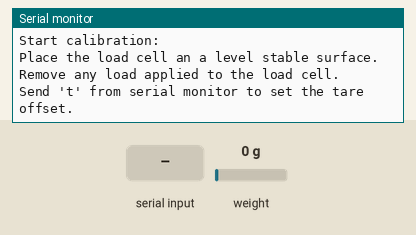
Simulated run of this program. Board: ESP32. Shown: the last lines printed to the serial monitor. The test bench sets the inputs (shaded band); at power-on: weight on the scale 0 g. WiFi joins after 1.5 s; servers stay silent unless stated; storage starts empty; EEPROM starts erased.

Above: at 5.2 s.
5.3 s: "t90\n" received over Serial
At 6.2 s:
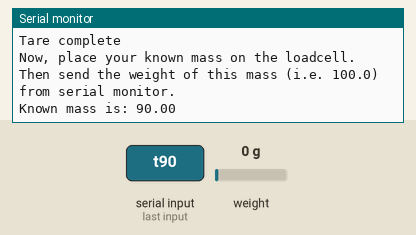
6.8 s: "y90\n" received over Serial
At 8.1 s:
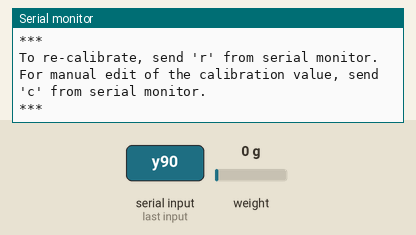
8.4 s: "c90\n" received over Serial
At 9.6 s:
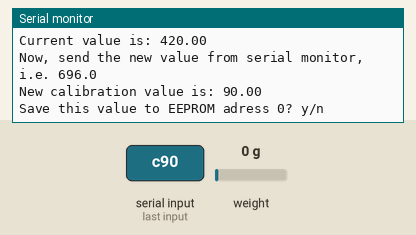
9.9 s: "y:45\n" received over Serial
At 10.8 s:
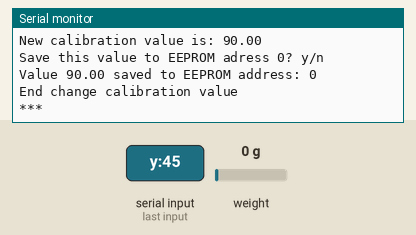

Measured:
- after the input at 5.3 s, the serial monitor: prints a new line at once (image 1)
- after the input at 6.8 s, the serial monitor: prints a new line after 0.12 s (image 2)
- after the input at 8.4 s, the serial monitor: prints a new line at once (image 3)
- after the input at 9.9 s, the serial monitor: prints a new line at once (image 4)

The program:

main.cpp
```cpp
#include <Wire.h>
#include <WiFi.h>
#include <Arduino.h>
#include <WebServer.h>
#include <LittleFS.h>
#include <HX711_ADC.h>
#include <esp_wifi.h>
#if defined(ESP8266) || defined(ESP32) || defined(AVR)
#include <EEPROM.h>
#endif

// Define GPIOs
const int lightreader = 36;
const int HX711_dout = 17; // mcu > HX711 dout pin
const int HX711_sck = 16;  // mcu > HX711 sck pin

// I2C Configuration
#define I2C_MASTER_SCL_IO 22
#define I2C_MASTER_SDA_IO 21
#define I2C_MASTER_FREQ_HZ 100000

// Wi-Fi Configuration
const char *ssid = "VCS Smart Bin Portal";
// const char *ssid = "PenTest Warriors";
const char *password = "Penwarriorz23";

// Controller Configuration
const int id = 1;

// HX711 constructor:
HX711_ADC LoadCell(HX711_dout, HX711_sck);

WebServer server(80);

// Function to initialize I2C
void i2c_master_init()
{
  Wire.begin(I2C_MASTER_SDA_IO, I2C_MASTER_SCL_IO);
  Wire.setClock(I2C_MASTER_FREQ_HZ);
  Serial.println("I2C initialized successfully");
}

void i2c_scanner();

void i2c_scanner()
{
  Serial.println("Scanning I2C devices...");
  for (uint8_t addr = 1; addr < 127; addr++)
  {
    Wire.beginTransmission(addr);
    if (Wire.endTransmission() == 0)
    {
      Serial.print("Found I2C device at address: 0x");
      Serial.println(addr, HEX);
    }
  }
  Serial.println("I2C scan complete.");
}

// HTML handler function
void handleRoot()
{
  File file = LittleFS.open("/index.html", "r");
  if (!file)
  {
    server.send(500, "text/plain", "Failed to load homepage");
    return;
  }
  server.streamFile(file, "text/html");
  file.close();
}

const int calVal_eepromAdress = 0;
unsigned long t = 0;

void calibrate()
{
  Serial.println("***");
  Serial.println("Start calibration:");
  Serial.println("Place the load cell an a level stable surface.");
  Serial.println("Remove any load applied to the load cell.");
  Serial.println("Send 't' from serial monitor to set the tare offset.");

  boolean _resume = false;
  while (_resume == false)
  {
    LoadCell.update();
    if (Serial.available() > 0)
    {
      if (Serial.available() > 0)
      {
        char inByte = Serial.read();
        if (inByte == 't')
          LoadCell.tareNoDelay();
      }
    }
    if (LoadCell.getTareStatus() == true)
    {
      Serial.println("Tare complete");
      _resume = true;
    }
  }

  Serial.println("Now, place your known mass on the loadcell.");
  Serial.println("Then send the weight of this mass (i.e. 100.0) from serial monitor.");

  float known_mass = 0;
  _resume = false;
  while (_resume == false)
  {
    LoadCell.update();
    if (Serial.available() > 0)
    {
      known_mass = Serial.parseFloat();
      if (known_mass != 0)
      {
        Serial.print("Known mass is: ");
        Serial.println(known_mass);
        _resume = true;
      }
    }
  }

  LoadCell.refreshDataSet();                                          // refresh the dataset to be sure that the known mass is measured correct
  float newCalibrationValue = LoadCell.getNewCalibration(known_mass); // get the new calibration value

  Serial.print("New calibration value has been set to: ");
  Serial.print(newCalibrationValue);
  Serial.println(", use this as calibration value (calFactor) in your project sketch.");
  Serial.print("Save this value to EEPROM adress ");
  Serial.print(calVal_eepromAdress);
  Serial.println("? y/n");

  _resume = false;
  while (_resume == false)
  {
    if (Serial.available() > 0)
    {
      char inByte = Serial.read();
      if (inByte == 'y')
      {
#if defined(ESP8266) || defined(ESP32)
        EEPROM.begin(512);
#endif
        EEPROM.put(calVal_eepromAdress, newCalibrationValue);
#if defined(ESP8266) || defined(ESP32)
        EEPROM.commit();
#endif
        EEPROM.get(calVal_eepromAdress, newCalibrationValue);
        Serial.print("Value ");
        Serial.print(newCalibrationValue);
        Serial.print(" saved to EEPROM address: ");
        Serial.println(calVal_eepromAdress);
        _resume = true;
      }
      else if (inByte == 'n')
      {
        Serial.println("Value not saved to EEPROM");
        _resume = true;
      }
    }
  }

  Serial.println("End calibration");
  Serial.println("***");
  Serial.println("To re-calibrate, send 'r' from serial monitor.");
  Serial.println("For manual edit of the calibration value, send 'c' from serial monitor.");
  Serial.println("***");
}

void changeSavedCalFactor()
{
  float oldCalibrationValue = LoadCell.getCalFactor();
  boolean _resume = false;
  Serial.println("***");
  Serial.print("Current value is: ");
  Serial.println(oldCalibrationValue);
  Serial.println("Now, send the new value from serial monitor, i.e. 696.0");
  float newCalibrationValue;
  while (_resume == false)
  {
    if (Serial.available() > 0)
    {
      newCalibrationValue = Serial.parseFloat();
      if (newCalibrationValue != 0)
      {
        Serial.print("New calibration value is: ");
        Serial.println(newCalibrationValue);
        LoadCell.setCalFactor(newCalibrationValue);
        _resume = true;
      }
    }
  }
  _resume = false;
  Serial.print("Save this value to EEPROM adress ");
  Serial.print(calVal_eepromAdress);
  Serial.println("? y/n");
  while (_resume == false)
  {
    if (Serial.available() > 0)
    {
      char inByte = Serial.read();
      if (inByte == 'y')
      {
#if defined(ESP8266) || defined(ESP32)
        EEPROM.begin(512);
#endif
        EEPROM.put(calVal_eepromAdress, newCalibrationValue);
#if defined(ESP8266) || defined(ESP32)
        EEPROM.commit();
#endif
        EEPROM.get(calVal_eepromAdress, newCalibrationValue);
        Serial.print("Value ");
        Serial.print(newCalibrationValue);
        Serial.print(" saved to EEPROM address: ");
        Serial.println(calVal_eepromAdress);
        _resume = true;
      }
      else if (inByte == 'n')
      {
        Serial.println("Value not saved to EEPROM");
        _resume = true;
      }
    }
  }
  Serial.println("End change calibration value");
  Serial.println("***");
}

int read_light()
{
  int light = analogRead(lightreader);
  return light;
}

boolean newDataReady = false;

float read_weight()
{
  if (newDataReady) {
    newDataReady = false;
    return LoadCell.getData();
  }
  return -1;
}

String date = __DATE__;
int previous_day = 0;

void update_date(int days) {
  String month = date.substring(0, 3);
  int day = date.substring(4, 6).toInt();
  int year = date.substring(7, 11).toInt();
  day += days - previous_day;
  previous_day = days;
  date = month + " " + String(day) + " " + String(year);
}

String get_time() {
  String time = __TIME__;
  int delimit = time.indexOf(":");

  long long hour = time.substring(0, delimit).toInt();
  time = time.substring(delimit + 1);
  delimit = time.indexOf(":");
  long long minute = time.substring(0, delimit).toInt();
  time = time.substring(delimit + 1);
  long long second = time.toInt();

  second += millis() / 1000;
  minute += second / 60;
  second %= 60;
  hour += minute / 60;
  minute %= 60;
  update_date(hour / 24);
  hour %= 24;
  return String(hour) + ":" + String(minute) + ":" + String(second);
}

// API to send JSON data
void handleData()
{
  // copy paste each line to add data to be sent through json (remember to double check ',')
  String json = "{\
    \"id\":\"" + String(id) + "\",\
    \"time\":\"" + get_time() + "\",\
    \"date\":\"" + date + "\",\
    \"weight\":\"" + String(read_weight()) + "\",\
    \"light\":\"" + String(read_light()) + "\"\
    }";
  server.send(200, "application/json", json);
}

void setup()
{
  Serial.begin(115200);
  delay(10);
  Serial.println();
  Serial.println("Starting...");

  // Initialize I2C
  i2c_master_init();

  // Run I2C Scanner
  i2c_scanner();

  // Initialize Wi-Fi
  Serial.println("Setting up Wi-Fi...");
  WiFi.softAP(ssid, password);
  // WiFi.begin(ssid, password);
  // IPAddress IP = WiFi.softAPIP();
  // Serial.print("Wi-Fi IP Address: ");
  // Serial.println(IP);
  uint8_t baseMac[6];
  esp_err_t ret = esp_wifi_get_mac(WIFI_IF_STA, baseMac);
  if (ret == ESP_OK) {
    Serial.printf("Mac Address: %02x:%02x:%02x:%02x:%02x:%02x\n",
                  baseMac[0], baseMac[1], baseMac[2],
                  baseMac[3], baseMac[4], baseMac[5]);
  } else {
    Serial.println("Failed to read MAC address");
  }

  // Set up web server
  if (!LittleFS.begin(true))
  {
    Serial.println("LittleFS Mount Failed!");
    return;
  }
  Serial.println("LittleFS Initialized!");

  server.on("/", HTTP_GET, handleRoot);
  server.on("/data", HTTP_GET, handleData);
  server.begin();
  Serial.println("Web server started");

  LoadCell.begin();
  // LoadCell.setReverseOutput(); //uncomment to turn a negative output value to positive
  unsigned long stabilizingtime = 4000; // preciscion right after power-up can be improved by adding a few seconds of stabilizing time
  boolean _tare = true;                 // set this to false if you don't want tare to be performed in the next step
  LoadCell.start(stabilizingtime, _tare);
  if (LoadCell.getTareTimeoutFlag() || LoadCell.getSignalTimeoutFlag())
  {
    Serial.println("Timeout, check MCU>HX711 wiring and pin designations");
    while (1)
      ;
  }
  else
  {
    LoadCell.setCalFactor(1.0); // user set calibration value (float), initial value 1.0 may be used for this sketch
    Serial.println("Startup is complete");
  }
  while (!LoadCell.update())
    ;
  calibrate(); // start calibration procedure
}

void loop()
{
  server.handleClient(); // Handle incoming HTTP requests

  // receive command from serial terminal
  if (Serial.available() > 0)
  {
    char inByte = Serial.read();
    if (inByte == 't')
      LoadCell.tareNoDelay(); // tare
    else if (inByte == 'r')
      calibrate(); // calibrate
    else if (inByte == 'c')
      changeSavedCalFactor(); // edit calibration value manually
  }

  // check if last tare operation is complete
  if (LoadCell.getTareStatus() == true)
  {
    Serial.println("Tare complete");
  }

  if (LoadCell.update()) {
    newDataReady = true;
    // Serial.println(LoadCell.getData());
  }
}

// #include <ThreeWire.h>
// #include <RtcDS1302.h>
// ThreeWire myWire(26,27,35); // IO/DAT, SCLK/CLK, CE/RST
// RtcDS1302<ThreeWire> Rtc(myWire);
// #define countof(a) (sizeof(a) / sizeof(a[0]))
// void printDateTime(const RtcDateTime& dt)
// {
//  char datestring[20];

//  snprintf_P(datestring,
//  countof(datestring),
//  PSTR("%02u/%02u/%04u %02u:%02u:%02u"),
//  dt.Month(),
//  dt.Day(),
//  dt.Year(),
//  dt.Hour(),
//  dt.Minute(),
//  dt.Second() );
// }
// void setup ()
// {
//  Serial.begin(115200);
//  Serial.print("compiled: ");
//  Serial.print(__DATE__);
//  Serial.println(__TIME__);
//  Rtc.Begin();
//  RtcDateTime compiled = RtcDateTime(__DATE__, __TIME__);
//  printDateTime(compiled);
//  Serial.println();
// //  Rtc.SetDateTime(compiled);
//  if (!Rtc.IsDateTimeValid())
//  {
//  // Common Causes:
//  // 1) first time you ran and the device wasn't running yet
//  // 2) the battery on the device is low or even missing
//  Serial.println("RTC lost confidence in the DateTime!");
//  Rtc.SetDateTime(compiled);
//  }
//  if (Rtc.GetIsWriteProtected())
//  {
//  Serial.println("RTC was write protected, enabling writing now");

//  Rtc.SetIsWriteProtected(false);
//  }
//  if (!Rtc.GetIsRunning())
//  {
//  Serial.println("RTC was not actively running, starting now");
//  Rtc.SetIsRunning(true);
//  }
//  RtcDateTime now = Rtc.GetDateTime();
//  if (now < compiled)
//  {
//  Serial.println("RTC is older than compile time! (Updating DateTime)");
//  Rtc.SetDateTime(compiled);
//  }
//  else if (now > compiled)
//  {
//  Serial.println("RTC is newer than compile time. (this is expected)");
//  }
//  else if (now == compiled)
//  {
//  Serial.println("RTC is the same as compile time! (not expected but all is fine)");
//  }
// }
// void loop ()
// {
//  RtcDateTime now = Rtc.GetDateTime();
//  printDateTime(now);
//  Serial.println();
//  if (!now.IsValid())
//  {
//  // Common Causes:
//  // 1) the battery on the device is low or even missing and the power line was disconnected
//  Serial.println("RTC lost confidence in the DateTime!");
//  }
//  delay(10000); // ten seconds
// }
```
